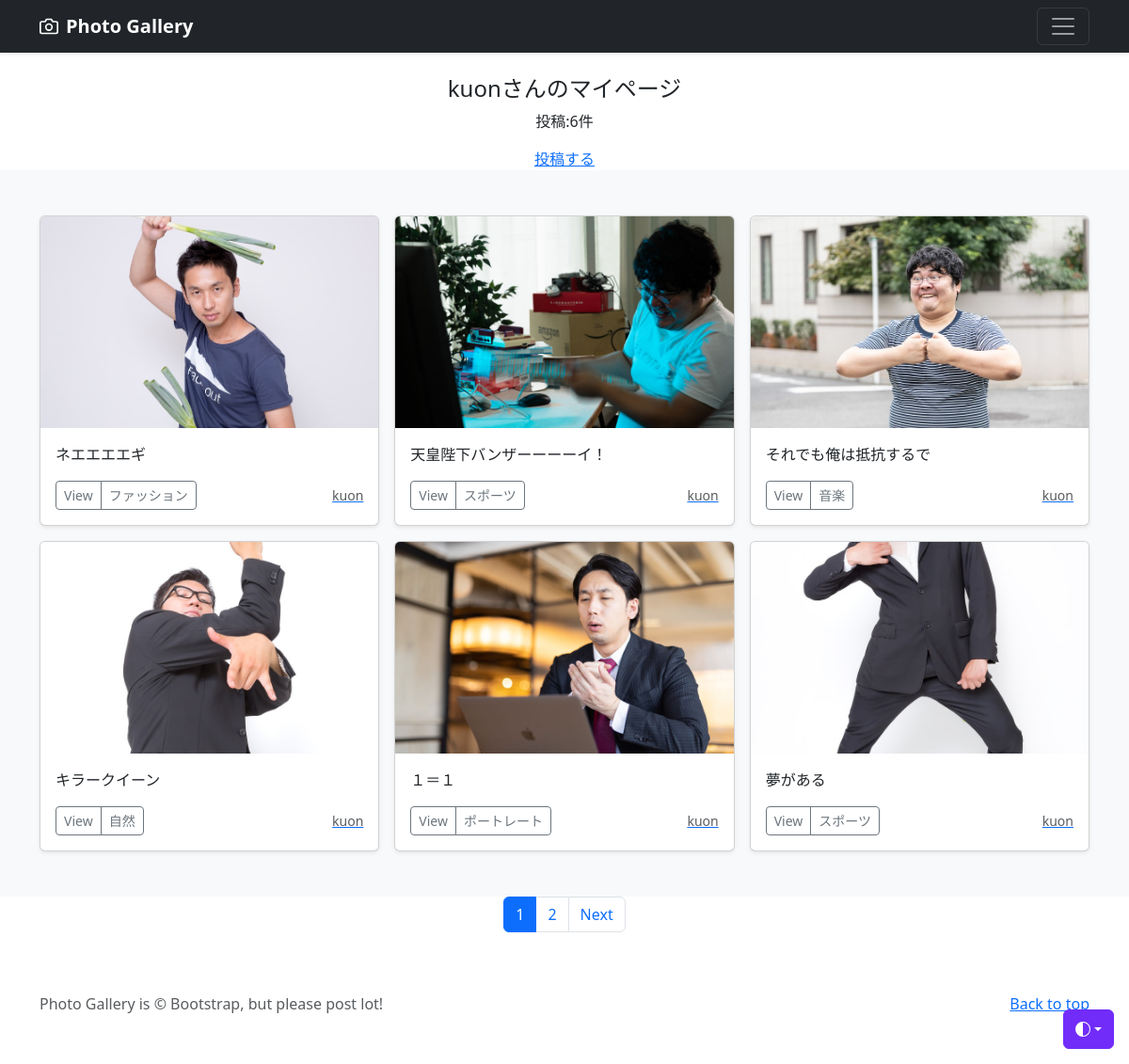
/mypage/ (signed in), run on the app's committed database.
### accounts/models.py (models this page shows)
class CustomUser(AbstractUser):
    pass

### photo/models.py (models this page shows, shortened)
class PhotoPost(models.Model):
    user = models.ForeignKey(
                CustomUser,
                verbose_name='ユーザ',
                on_delete=models.CASCADE)
    category = models.ForeignKey(
                Category,
                verbose_name='カテゴリ',
                on_delete=models.PROTECT)
    title = models.CharField(
                verbose_name='タイトル',
                max_length=200)
    comment = models.TextField(
                verbose_name='コメント')
    image1 = models.ImageField(
                verbose_name='イメージ1',
                upload_to='photos')
    image2 = models.ImageField(
                verbose_name='イメージ2',
                upload_to='photos',
                blank=True,
                null=True)
    posted_at = models.DateTimeField(
                verbose_name='投稿日時',
                auto_now_add=True)

class Category(models.Model):
    title = models.CharField(
                verbose_name='カテゴリ',
                max_length=20)

### photo/views.py (the view)
class MypageView(ListView):
    template_name='mypage.html'
    paginate_by=6
    def get_queryset(self):
        records=PhotoPost.objects.filter(
            user=self.request.user).order_by('-posted_at')
        return records

### photo/templates/mypage.html (shortened to what this page needs)
{% extends 'base.html' %}
{% block contents %}
    {% if user.is_authenticated %}
        <br>
        <div style="text-align:center">
            <h4>{{user.username}}さんのマイページ</h4>
            {% if object_list.count == 0 %}
                <p>{{user.username}}さんの投稿はありません</p>
            {% else %}
                <p>投稿:{{object_list.count}}件</p>
            {% endif %}
            <a href="{% url 'photo:post' %}">投稿する</a>
        </div>
    {% endif %}
    {% include "photos_list.html" %}
    {% include "pagination.html" %}
{% endblock %}

### photo/templates/base.html (shortened to what this page needs)
{% load static %}
<!doctype html>
<html lang="ja" data-bs-theme="auto">
  <head><script src="../assets/js/color-modes.js"></script>
    <link href="https://cdn.jsdelivr.net/npm/bootstrap@5.3.0/dist/css/bootstrap.min.css" rel="stylesheet">
  </head>
  <body>
    <div class="dropdown position-fixed bottom-0 end-0 mb-3 me-3 bd-mode-toggle">
      <button class="btn btn-bd-primary py-2 dropdown-toggle d-flex align-items-center"
              id="bd-theme"
              type="button"
              aria-expanded="false"
              data-bs-toggle="dropdown"
              aria-label="Toggle theme (auto)">
        <svg class="bi my-1 theme-icon-active" width="1em" height="1em"><use href="#circle-half"></use></svg>
      </button>
    </div>
<header data-bs-theme="dark">
  <div class="navbar navbar-dark bg-dark shadow-sm">
    <div class="container">
      <a href="{% url 'photo:index' %}"
          class="navbar-brand d-flex align-items-center">
        <strong>Photo Gallery</strong>
      </a>
      <button class="navbar-toggler" type="button" data-bs-toggle="collapse" data-bs-target="#navbarHeader" aria-controls="navbarHeader" aria-expanded="false" aria-label="Toggle navigation">
        <span class="navbar-toggler-icon"></span>
      </button>
    </div>
  </div>
</header>
<main>
{% block contents %}{% endblock %}
</main>
<footer class="text-body-secondary py-5">
  <div class="container">
    <p class="float-end mb-1">
      <a href="#">Back to top</a>
    </p>
    <p class="mb-1">
      Photo Gallery is &copy; Bootstrap,
      but please post lot!
    </p>
  </div>
</footer>
    </body>
</html>

### photo/templates/photos_list.html (shortened to what this page needs)
  <div class="album py-5 bg-body-tertiary">
    <div class="container">
      <div class="row row-cols-1 row-cols-sm-2 row-cols-md-3 g-3">
        {% for record in object_list %}
        <div class="col">
          <div class="card shadow-sm">
            <img src="{{ record.image1.url }}"
              class="bd-placeholder-img card-img-top"
              width="100%" height="225"
              xmlns="http://www.w3.org/2000/svg"
              role="img" aria-label="Placeholder: Thumbnail"
              preserveAspectRatio="xMidYMid slice"
              focusable="false">
              <title>Placeholder</title><rect width="100%" height="100%" fill="#55595c"/></svg>
            <div class="card-body">
              <p class="card-text">{{ record.title}}</p>
              <div class="d-flex justify-content-between align-items-center">
                <div class="btn-group">
                  <button type="button"
                   class="btn btn-sm btn-outline-secondary"
                   onclick="location.href='{%url 'photo:photo_detail' record.pk %}'">
                   View</button>
                  <button type="button"
                   class="btn btn-sm btn-outline-secondary"
                   onclick="location.href='{%url 'photo:photos_cat' category=record.category.id%}'">
                   {{ record.category.title}}</button>
                </div>
                <a href="{% url 'photo:user_list' user=record.user.id %}">
                  <small class="text-muted">
                  {{ record.user }}</small>
                </a>
              </div>
            </div>
          </div>
        </div>
        {% endfor %}
      </div>
    </div>
  </div>

### photo/templates/pagination.html (shortened to what this page needs)
<nav aria-label="Page navigation example">
    <ul class="pagination justify-content-center">
      {% for num in page_obj.paginator.page_range %}
        {% if num == page_obj.number %}
        <li class="page-item active">
          <a class="page-link">{{num}}</a>
        </li>
        {% else %}
        <li class="page-item">
          <a class="page-link" href="?page={{num}}">{{num}}</a>
        </li>
        {% endif %}
      {% endfor %}
      {% if page_obj.has_next %}
      <li class="page-item">
        <a class="page-link"
          href="?page={{page_obj.next_page_number}}">Next</a>
      </li>
      {% endif %}
    </ul>
</nav>

### photo/templates/base.html (style rules this page uses)
.bd-placeholder-img { font-size: 1.125rem; text-anchor: middle; -webkit-user-select: none; -moz-user-select: none; user-select: none; }
.bi { vertical-align: -.125em; fill: currentColor; }
.btn-bd-primary { --bd-violet-bg: #712cf9; --bd-violet-rgb: 112.520718, 44.062154, 249.437846; --bs-btn-font-weight: 600; --bs-btn-color: var(--bs-white); --bs-btn-bg: var(--bd-violet-bg); --bs-btn-border-color: var(--bd-violet-bg); --bs-btn-hover-color: var(--bs-white); --bs-btn-hover-bg: #6528e0; --bs-btn-hover-border-color: #6528e0; --bs-btn-focus-shadow-rgb: var(--bd-violet-rgb); --bs-btn-active-color: var(--bs-btn-hover-color); --bs-btn-active-bg: #5a23c8; --bs-btn-active-border-color: #5a23c8; }
.bd-mode-toggle { z-index: 1500; }

### photo/templates/photos_list.html (style rules this page uses)
img { object-fit: cover; }

### data on the page
CustomUser: username "kuon"
PhotoPost: image1 (picture), title "ネエエエエギ", category "ファッション", user "kuon"
PhotoPost: image1 (picture), title "天皇陛下バンザーーーーイ！", category "スポーツ", user "kuon"
PhotoPost: image1 (picture), title "それでも俺は抵抗するで", category "音楽", user "kuon"
PhotoPost: image1 (picture), title "キラークイーン", category "自然", user "kuon"
PhotoPost: image1 (picture), title "１＝１", category "ポートレート", user "kuon"
PhotoPost: image1 (picture), title "夢がある", category "スポーツ", user "kuon"

### other printed values
{{ object_list.count }} "6"
{{ num }} "1"
{{ num }} "2"
